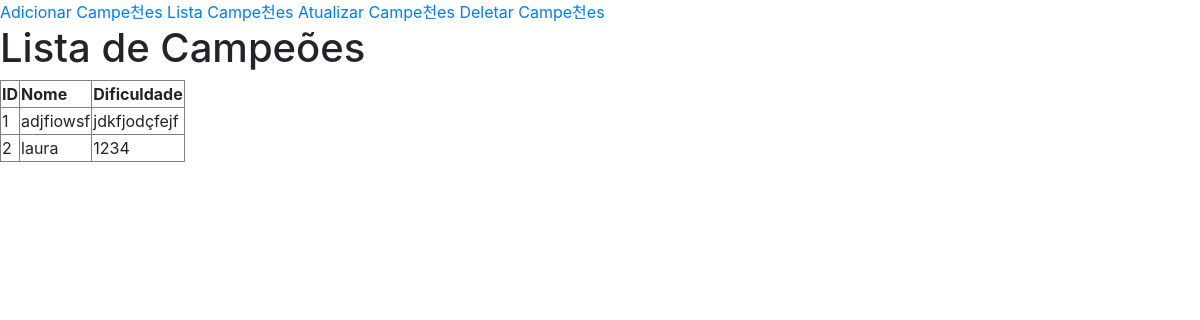
Page /ver-campeoes on the earlier database version.
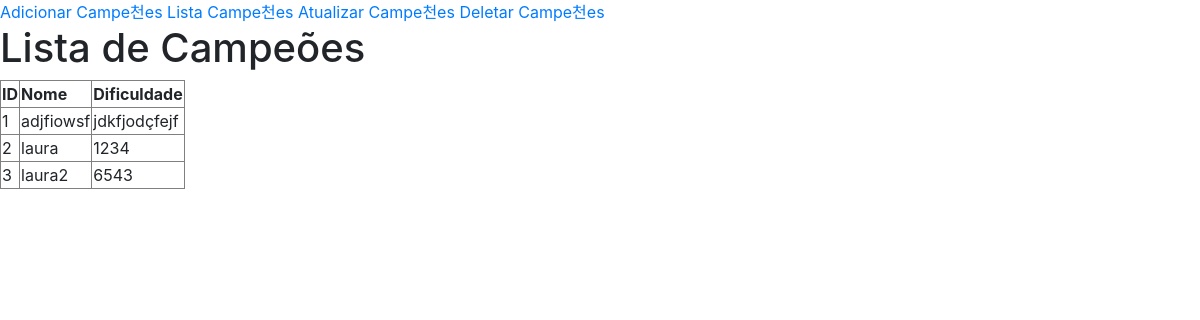
Same page on the later database version.
### TrabalhoFinal/model/campeoes.py (models this page shows, shortened)
class Campeao(db.Model):
    __tablename__ = 'campeoes'
    id_campeao = db.Column(db.Integer, primary_key=True)
    nome = db.Column(db.String(100), nullable=False)
    dificuldade = db.Column( db.String(50), unique=True, nullable=False)

### TrabalhoFinal/controller/campeoes.py (the view)
@campeoesController.route('/ver-campeoes', methods=['GET'])
def ver_campeoes():
    campeoes = campeoes_repository.get_all_campeoes()
    return render_template('/campeao/get_all_campeao.html', campeoes=campeoes)

### TrabalhoFinal/DAO/campeoes.py (called while the page is built)
    @staticmethod
    def get_all_campeoes():
        return Campeao.query.all()

### TrabalhoFinal/repository/campeaoRepository.py (called while the page is built)
    def get_all_campeoes(self):
        print("passou pelo repository")
        return self.campeaoDAO.get_all_campeoes()#pega a função do DAO

### TrabalhoFinal/templates/campeao/get_all_campeao.html (shortened to what this page needs)
<!DOCTYPE html>
<html lang="pt-br">
<head>
    <link rel="stylesheet" href="{{url_for('static', filename='css/bootstrap.min.css')}}">
</head>
<body>
<header>
    <a href="/add_campeao">Adicionar Campe천es</a>
    <a href="/get_all_campeao">Lista Campe천es</a>
    <a href="/update_campeao">Atualizar Campe천es</a>
    <a href="/delete_campeao">Deletar Campe천es</a>
</header>
    <h1>Lista de Campeões</h1>
    <table border="1">
        <thead>
            <tr>
                <th>ID</th>
                <th>Nome</th>
                <th>Dificuldade</th>
            </tr>
        </thead>
        <tbody>
            {% for campeao in campeoes %}
            <tr>
                <td>{{ campeao.id_campeao }}</td>
                <td>{{ campeao.nome }}</td>
                <td>{{ campeao.dificuldade }}</td>
            </tr>
            {% endfor %}
        </tbody>
    </table>
</body>
</html>

Differences in the rows shown:
added Campeao: id_campeao "3", nome "laura2", dificuldade "6543"
